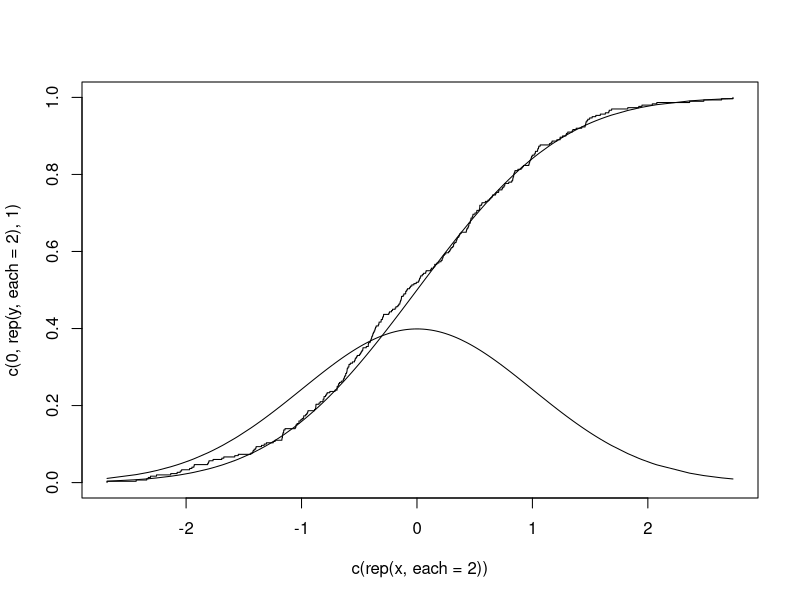
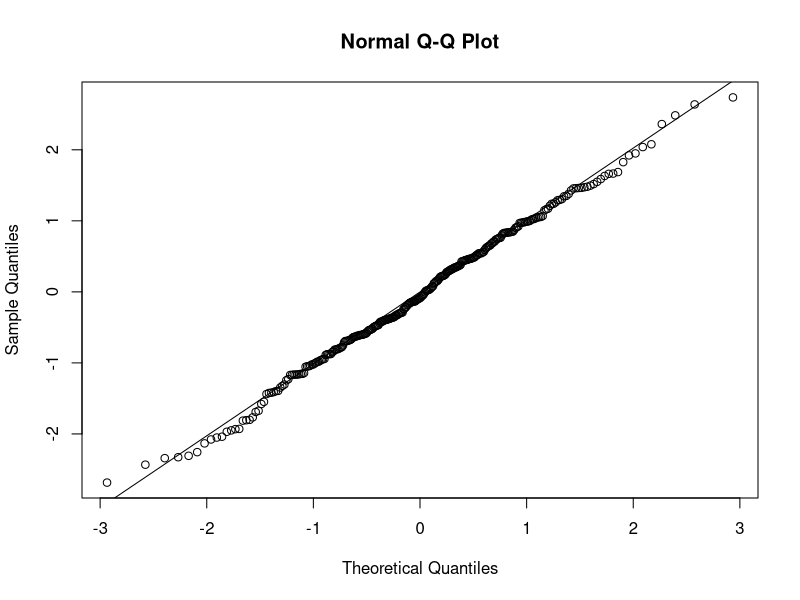
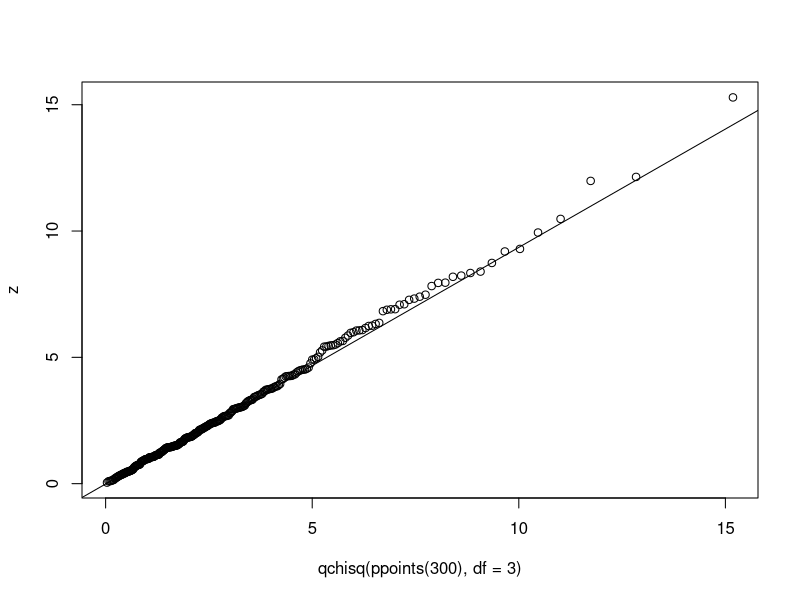
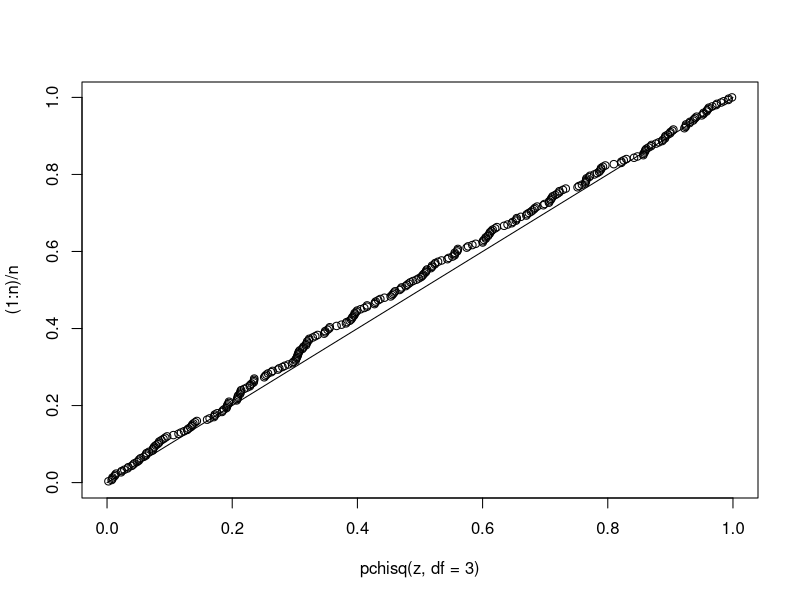
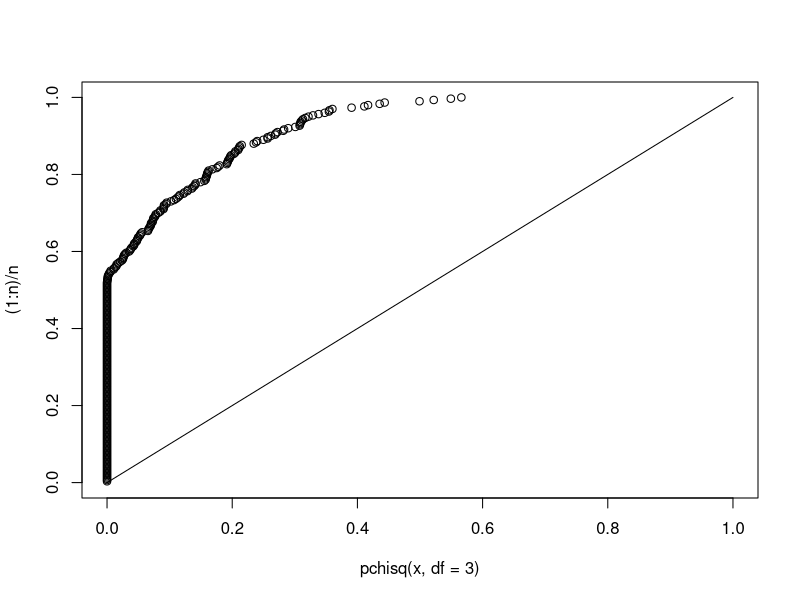
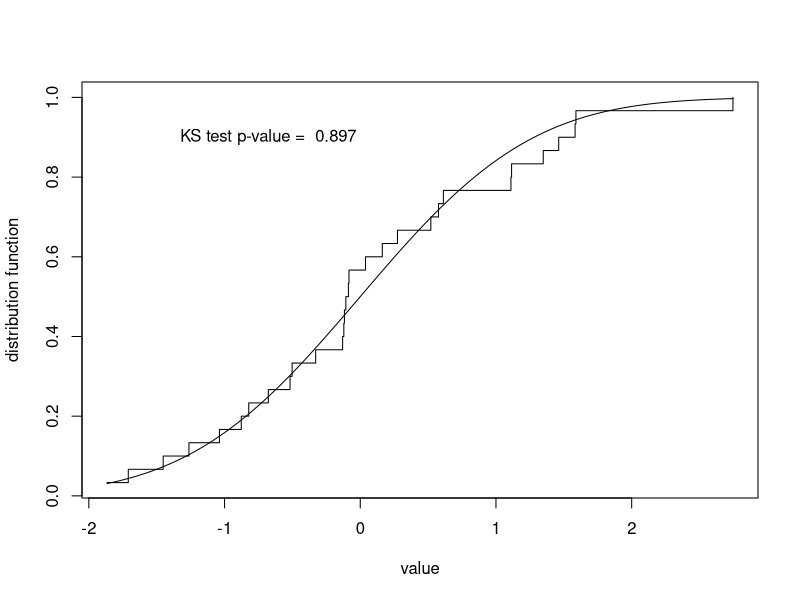
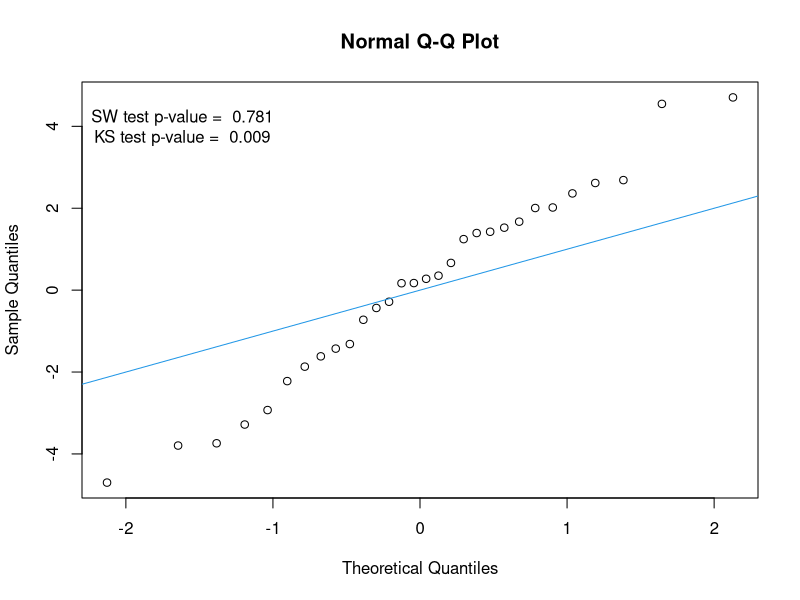
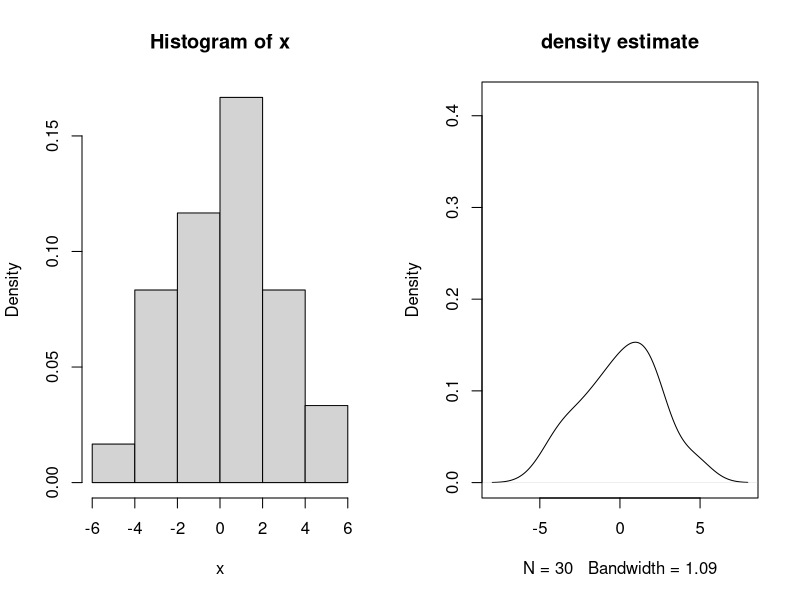

These charts were generated, in order, by the following R code:
n = 300
x = rnorm(n)

# Empirical distribution
x = sort(x)
y = (1:(n-1))/n
#par(mfrow=c(1,1))
plot(c(rep(x,each=2)),c(0,rep(y,each=2),1),type="l")
lines(x,dnorm(x))   #plots the probability density function for the random values of x
lines(x,pnorm(x))   #plots the cumulative distribution function for the random values of x

# Normal plot (QQ plot for normal distribution)
qqnorm(x)
qqline(x)

# QQ plot
z = rchisq(300, df = 3)
qqplot(qchisq(ppoints(300), df = 3), z)
qqline(z, distribution = function(p) qchisq(p, df = 3))

# PP plot
z = sort(z)
plot(pchisq(z,df=3),(1:n)/n,xlim=c(0,1),ylim=c(0,1)); lines(c(0,1),c(0,1))
plot(pchisq(x,df=3),(1:n)/n,xlim=c(0,1),ylim=c(0,1)); lines(c(0,1),c(0,1))

# Kolmogorov-Smirnov test based on max separation between EDF & theoretical CDF
n = 30
x = rnorm(n)
ks.test(x,pnorm)

# Empirical distribution with KS test p-value
edf = ecdf(x)
gridpt = min(x) + (max(x) - min(x))*(0:100000)*.00001
plot(gridpt,edf(gridpt),type="l",xlab="value",ylab="distribution function")
lines(gridpt,pnorm(gridpt))
pval = ks.test(x,pnorm)$p; pval = floor(1000*pval+.5)*0.001
text(fivenum(x)[2],0.9,paste("KS test p-value = ",pval))

# Shapiro-Wilk test
n = 30
x = rnorm(n,0,2)
shapiro.test(x)

# normal plot with KS and SW tests
qqnorm(x)
lines(c(-3,3),c(-3,3),col=4)
psw = shapiro.test(x)$p; psw = floor(1000*psw+.5)*0.001
pks = ks.test(x,pnorm)$p; pks = floor(1000*pks+.5)*0.001
text(fivenum(x)[2],fivenum(x)[5]-.5,paste("SW test p-value = ",psw))
text(fivenum(x)[2],fivenum(x)[5]-1,paste("KS test p-value = ",pks))

# smooth density from histogram
par(mfrow=c(1,2))
hist(x,probability=T)
plot(density(x),ylim=c(0,0.42),main="density estimate")

# chi-sq test for discrete data
n = 1000
x = rbinom(n,5,.5)
obscount = hist(x,breaks=(c(0:6)-0.5),plot=F)$counts
prob = dbinom((0:5),5,.45)
chisq.test(obscount, p = prob)

# another example
x = floor(10*runif(1000))
obscount = hist(x,breaks=(c(0:10)-0.5),plot=F)$counts
prob = rep(1/length(obscount), length(obscount))
chisq.test(obscount, p = prob)

